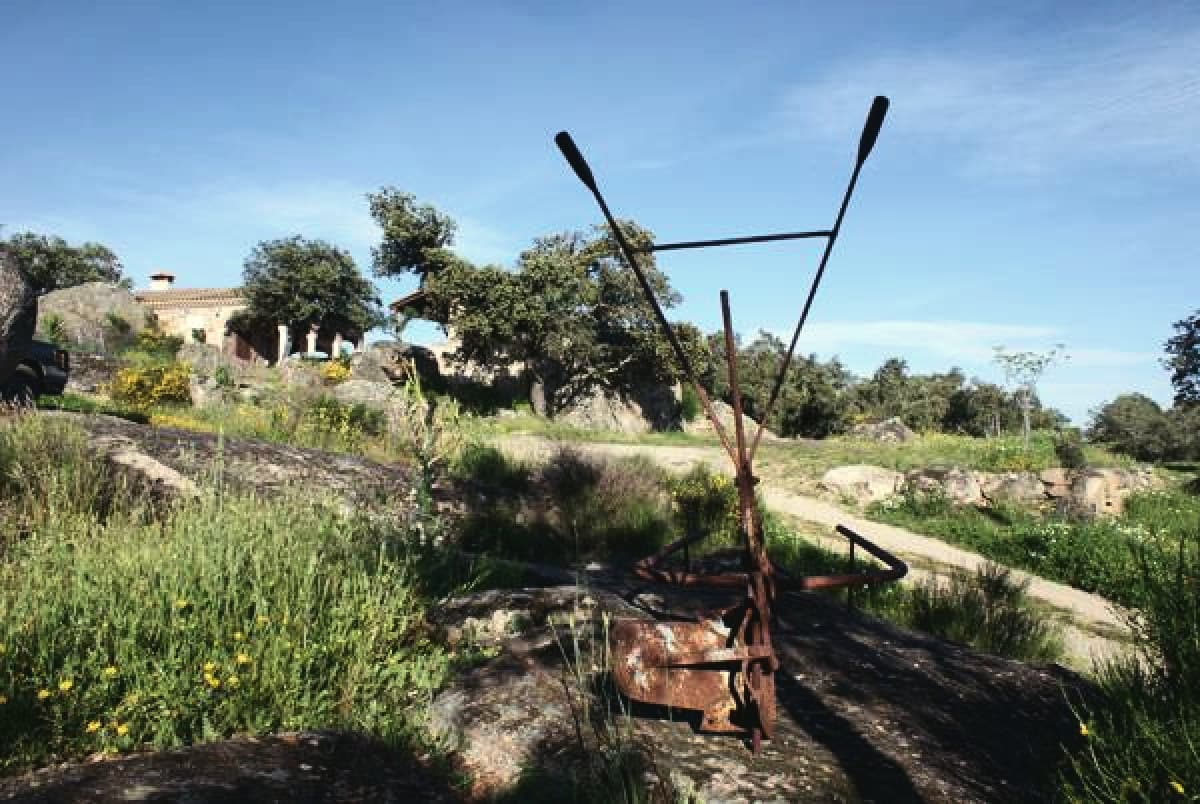
#> input picture assets/fotos/apero-1200.jpg, 1200 x 804 px
$ python -i verticales.py   (imports and definitions only)
#> lines starting #> are read from the running program, lines starting #| are printed output that depends on the picture; after the words box and inside, x2 and y2 are one past the last pixel; in counts of white or black regions, pixels touching at a corner belong together
#> further down, picture is the input picture: shape (804, 1200, 3); mean B, G, R 128.6, 130.5, 115.3
"""Corrección de verticales (gran angular apuntando arriba o abajo).
Copiado tal cual de casa-juderia-olivenza-web/scripts/fotos.py (memoria «Enderezar verticales»):
Canny + HoughLinesP, punto de fuga por RANSAC, homografía al 85 % con tope 1,4x y 30 % de aspecto.
"""
import math
import numpy as np
import cv2

FUERZA_VERTICAL = 0.85
TOPE_INCLINACION = 0.22

def segmentos_verticales(bgr):
    H, W = bgr.shape[:2]
#> H = 804; W = 1200
    esc = 1200 / H
#> esc = 1.49
    peq = cv2.resize(bgr, (round(W * esc), 1200), interpolation=cv2.INTER_AREA)
    gris = cv2.cvtColor(peq, cv2.COLOR_BGR2GRAY)
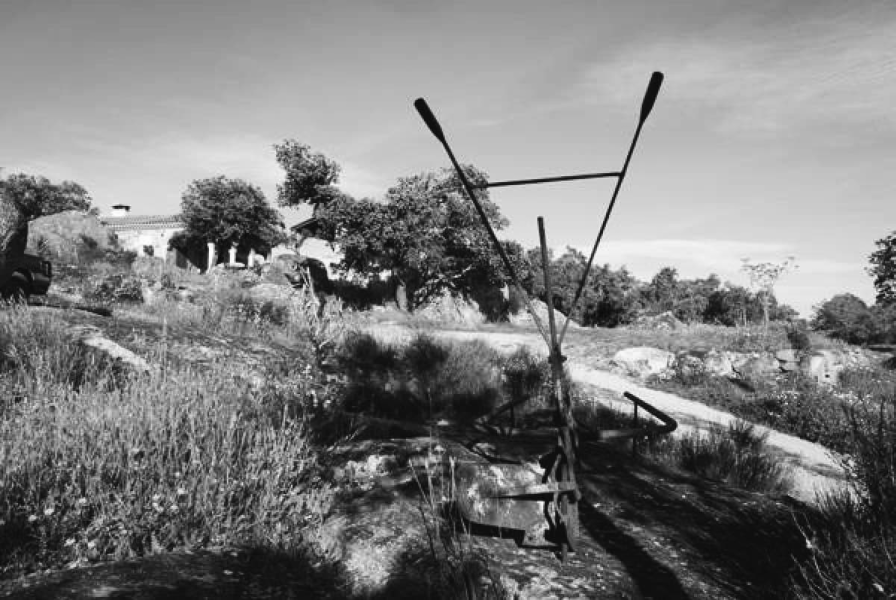
#> gris: shape (1200, 1791) (shown at 1/2 size); min 1, max 254, mean 125.6
    gris = cv2.GaussianBlur(gris, (3, 3), 0)
    bordes = cv2.Canny(gris, 40, 120)
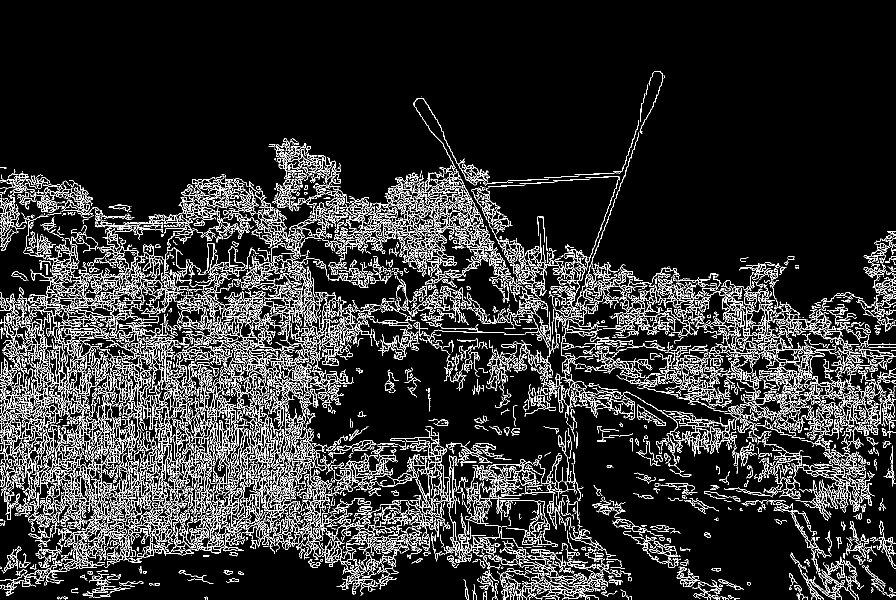
#> bordes: shape (1200, 1791) (shown at 1/2 size); 11.4% white in thin lines or dots, all inside (x1, y1, x2, y2) = (0, 143, 1791, 1200)
    lineas = cv2.HoughLinesP(bordes, 1, np.pi / 720, threshold=60, minLineLength=110, maxLineGap=6)
#> lineas = 56 rows, first 6: [11, 692, 162, 692], [465, 716, 670, 716], [158, 1014, 269, 1014], [1665, 689, 1790, 689], [1376, 644, 1508, 644], [134, 740, 260, 740]
    segs = []
    if lineas is None:
        return segs, esc
    for x1, y1, x2, y2 in np.asarray(lineas).reshape(-1, 4):
        dy = y2 - y1
        if abs(dy) < 1: continue
        b = (x2 - x1) / dy
        if abs(b) > TOPE_INCLINACION: continue
        ym = 600.0
        a = x1 + b * (ym - y1)               # x en y = H/2 (en la escala pequeña)
        L = math.hypot(x2 - x1, dy)
        segs.append((a / esc, b, L / esc))    # a en píxeles originales; b no cambia con la escala
#> this loop made 56 passes
#> (x1, y1, x2, y2, dy) on passes 1, 2, 3, 4, 5, 6, 7, 8, 9, 10, 11, 14: (11, 692, 162, 692, 0), (465, 716, 670, 716, 0), (158, 1014, 269, 1014, 0), (1665, 689, 1790, 689, 0), (1376, 644, 1508, 644, 0), (134, 740, 260, 740, 0), (68, 883, 178, 883, 0), (50, 701, 164, 701, 0), (528, 767, 644, 767, 0), (1109, 549, 1221, 549, 0), (172, 895, 295, 895, 0), (452, 597, 584, 597, 0)
#> (x1, y1, x2, y2, dy, b) on passes 12, 13, 20, 27, 31, 35: (256, 941, 406, 924, -17, -8.82), (573, 674, 689, 688, 14, 8.29), (375, 1018, 489, 1015, -3, -38), (152, 912, 343, 864, -48, -3.98), (447, 978, 561, 949, -29, -3.93), (107, 550, 270, 565, 15, 10.87)
#> after the loop, segs = []
    return segs, esc


# [106 lines left out: functions ajustar_fuga, corregir_verticales, rect_interior, recorte_giro, not called in this run]


def recortar(img, rect):
    x0, y0, x1, y1 = rect
    return img[y0:y1, x0:x1]

>>> import cv2
>>> picture = cv2.imread('../assets/fotos/apero-1200.jpg')
>>> result = segmentos_verticales(picture)
#> result = ([], 1.49)

$ run again, on assets/fotos/atardecer-480.jpg
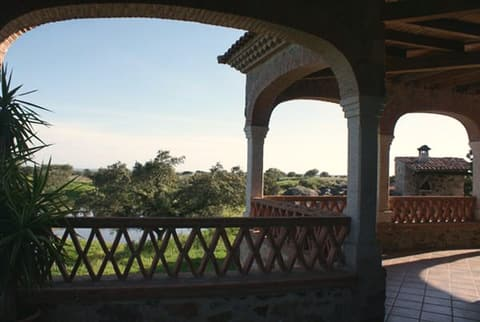
#> input picture assets/fotos/atardecer-480.jpg, 480 x 322 px
#> picture is the input picture: shape (322, 480, 3); mean B, G, R 92.1, 96.9, 96.4
#> in segmentos_verticales, `gris = cv2.cvtColor(peq, cv2.COLOR_BGR2GRAY)`:
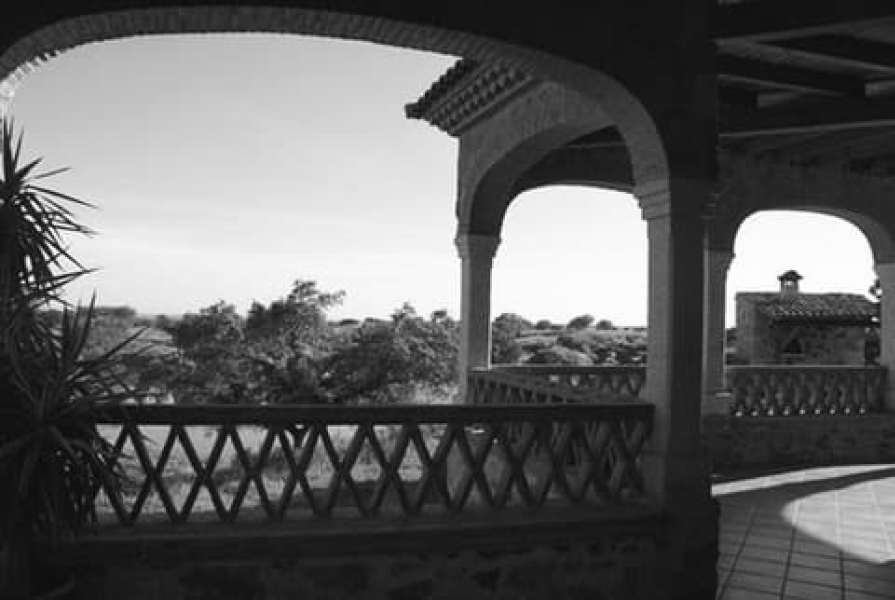
#> gris: shape (1200, 1789) (shown at 1/2 size); min 2, max 254, mean 96.2
#> in segmentos_verticales, `bordes = cv2.Canny(gris, 40, 120)`:
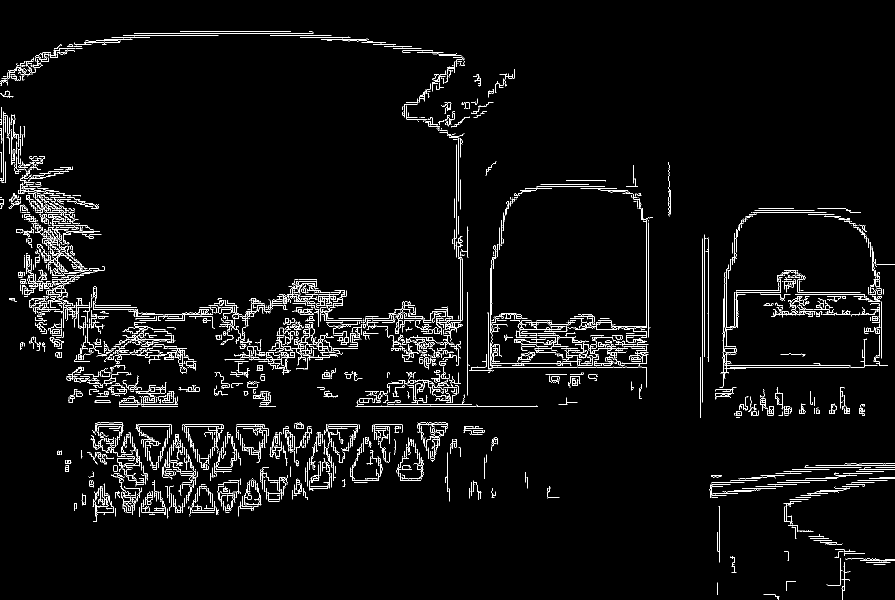
#> bordes: shape (1200, 1789) (shown at 1/2 size); 3.4% white in thin lines or dots
#> lineas = 48 rows, first 6: [1461, 734, 1728, 734], [284, 629, 425, 629], [1150, 689, 1295, 689], [1446, 730, 1700, 730], [711, 812, 1075, 812], [1590, 588, 1727, 588]
#> the loop in segmentos_verticales, `for x1, y1, x2, y2 in np.asarray(lineas).reshape(-1, 4):` made 48 passes
#> (x1, y1, x2, y2, dy) on passes 1 to 8: (1461, 734, 1728, 734, 0), (284, 629, 425, 629, 0), (1150, 689, 1295, 689, 0), (1446, 730, 1700, 730, 0), (711, 812, 1075, 812, 0), (1590, 588, 1727, 588, 0), (1009, 674, 1150, 674, 0), (268, 67, 625, 67, 0)
#> after the loop in segmentos_verticales, `for x1, y1, x2, y2 in np.asarray(lineas).reshape(-1, 4):`: segs = 17 items, first 6: (347, 0, 58.77), (380, 0, 66.55), (246.9, 0, 39.71), (377, 0, 87.48), (245.8, 0, 34.88), (250.9, 0, 55.28)
